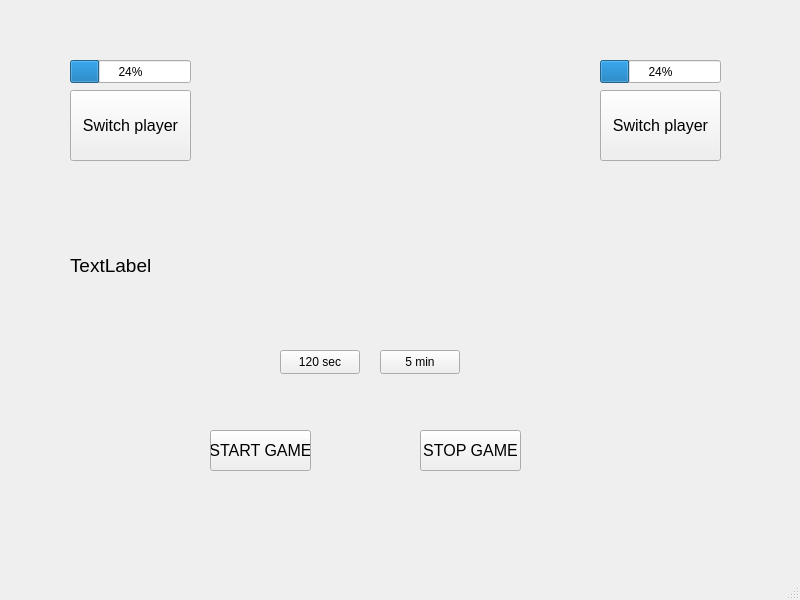
<?xml version="1.0" encoding="UTF-8"?>
<ui version="4.0">
 <class>MainWindow</class>
 <widget class="QMainWindow" name="MainWindow">
  <property name="geometry">
   <rect>
    <x>0</x>
    <y>0</y>
    <width>800</width>
    <height>600</height>
   </rect>
  </property>
  <property name="windowTitle">
   <string>MainWindow</string>
  </property>
  <widget class="QWidget" name="centralwidget">
   <widget class="QPushButton" name="btnSwitchPlayerOne">
    <property name="geometry">
     <rect>
      <x>70</x>
      <y>90</y>
      <width>121</width>
      <height>71</height>
     </rect>
    </property>
    <property name="font">
     <font>
      <pointsize>12</pointsize>
     </font>
    </property>
    <property name="text">
     <string>Switch player</string>
    </property>
   </widget>
   <widget class="QPushButton" name="btnStartGame">
    <property name="geometry">
     <rect>
      <x>210</x>
      <y>430</y>
      <width>101</width>
      <height>41</height>
     </rect>
    </property>
    <property name="font">
     <font>
      <pointsize>12</pointsize>
     </font>
    </property>
    <property name="text">
     <string>START GAME</string>
    </property>
   </widget>
   <widget class="QPushButton" name="btnStopGame">
    <property name="geometry">
     <rect>
      <x>420</x>
      <y>430</y>
      <width>101</width>
      <height>41</height>
     </rect>
    </property>
    <property name="font">
     <font>
      <pointsize>12</pointsize>
     </font>
    </property>
    <property name="text">
     <string>STOP GAME</string>
    </property>
   </widget>
   <widget class="QPushButton" name="btn120Seconds">
    <property name="geometry">
     <rect>
      <x>280</x>
      <y>350</y>
      <width>80</width>
      <height>24</height>
     </rect>
    </property>
    <property name="text">
     <string>120 sec</string>
    </property>
   </widget>
   <widget class="QPushButton" name="btn5Min">
    <property name="geometry">
     <rect>
      <x>380</x>
      <y>350</y>
      <width>80</width>
      <height>24</height>
     </rect>
    </property>
    <property name="text">
     <string>5 min</string>
    </property>
   </widget>
   <widget class="QProgressBar" name="prgBarOne">
    <property name="geometry">
     <rect>
      <x>70</x>
      <y>60</y>
      <width>121</width>
      <height>23</height>
     </rect>
    </property>
    <property name="value">
     <number>24</number>
    </property>
   </widget>
   <widget class="QPushButton" name="btnSwitchPlayerTwo">
    <property name="geometry">
     <rect>
      <x>600</x>
      <y>90</y>
      <width>121</width>
      <height>71</height>
     </rect>
    </property>
    <property name="font">
     <font>
      <pointsize>12</pointsize>
     </font>
    </property>
    <property name="text">
     <string>Switch player</string>
    </property>
   </widget>
   <widget class="QProgressBar" name="prgBarTwo">
    <property name="geometry">
     <rect>
      <x>600</x>
      <y>60</y>
      <width>121</width>
      <height>23</height>
     </rect>
    </property>
    <property name="value">
     <number>24</number>
    </property>
   </widget>
   <widget class="QLabel" name="labelMain">
    <property name="geometry">
     <rect>
      <x>70</x>
      <y>210</y>
      <width>651</width>
      <height>111</height>
     </rect>
    </property>
    <property name="font">
     <font>
      <pointsize>14</pointsize>
      <bold>false</bold>
     </font>
    </property>
    <property name="text">
     <string>TextLabel</string>
    </property>
   </widget>
  </widget>
  <widget class="QMenuBar" name="menubar">
   <property name="geometry">
    <rect>
     <x>0</x>
     <y>0</y>
     <width>800</width>
     <height>21</height>
    </rect>
   </property>
  </widget>
  <widget class="QStatusBar" name="statusbar"/>
 </widget>
 <resources/>
 <connections/>
</ui>
